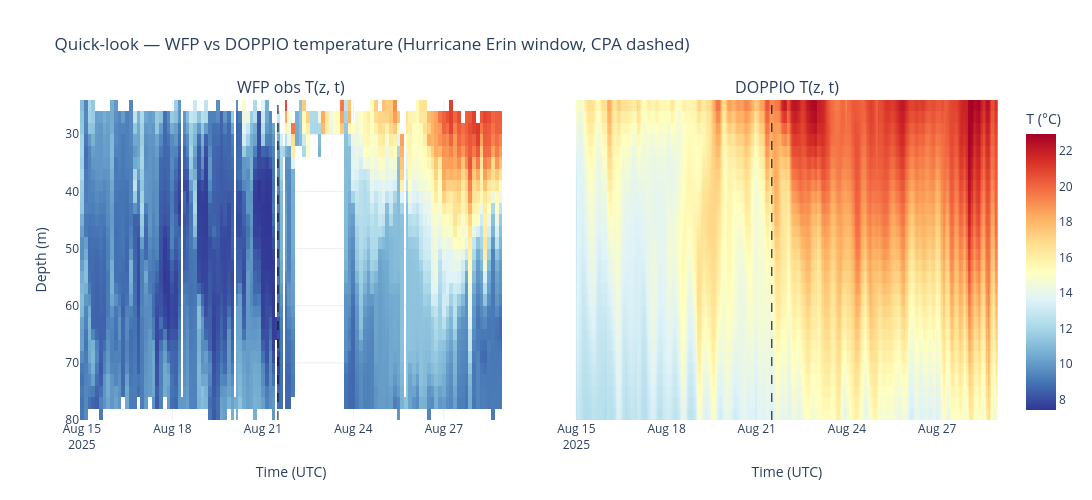

Notebook source saved alongside this figure:
### Markdown cell above
<span style="font-family: 'Courier New', monospace;">

## 10. Quick-look comparison (T030)

Not the final Hovmöller figure — just a sanity check that both
products produce sensible T(z, t) fields on the common grid.

</span>

### Code cell
import plotly.graph_objects as go
from plotly.subplots import make_subplots

wfp_pv    = wfp_g.pivot(index='depth', columns='time', values='T').sort_index()
doppio_pv = doppio_g.pivot(index='depth', columns='time', values='T').sort_index()

# Common color scale — take min/max of each separately
tmin = float(min(np.nanmin(wfp_pv.values), np.nanmin(doppio_pv.values)))
tmax = float(max(np.nanmax(wfp_pv.values), np.nanmax(doppio_pv.values)))

fig = make_subplots(
    rows=1, cols=2,
    subplot_titles=('WFP obs T(z, t)', 'DOPPIO T(z, t)'),
    shared_yaxes=True,
    horizontal_spacing=0.08,
)
fig.add_trace(
    go.Heatmap(x=wfp_pv.columns, y=wfp_pv.index, z=wfp_pv.values,
               zmin=tmin, zmax=tmax, colorscale='RdYlBu_r',
               colorbar=dict(title='T (°C)', x=1.02)),
    row=1, col=1,
)
fig.add_trace(
    go.Heatmap(x=doppio_pv.columns, y=doppio_pv.index, z=doppio_pv.values,
               zmin=tmin, zmax=tmax, colorscale='RdYlBu_r', showscale=False),
    row=1, col=2,
)

# CPA vertical line
for c in (1, 2):
    fig.add_vline(x=CPA_TIME, line=dict(color='black', width=1, dash='dash'), row=1, col=c)

fig.update_yaxes(autorange='reversed', title='Depth (m)', row=1, col=1)
fig.update_yaxes(autorange='reversed', row=1, col=2)
fig.update_xaxes(title='Time (UTC)', row=1, col=1)
fig.update_xaxes(title='Time (UTC)', row=1, col=2)
fig.update_layout(
    title='Quick-look — WFP vs DOPPIO temperature (Hurricane Erin window, CPA dashed)',
    height=500, width=1100, template='plotly_white',
)
fig
